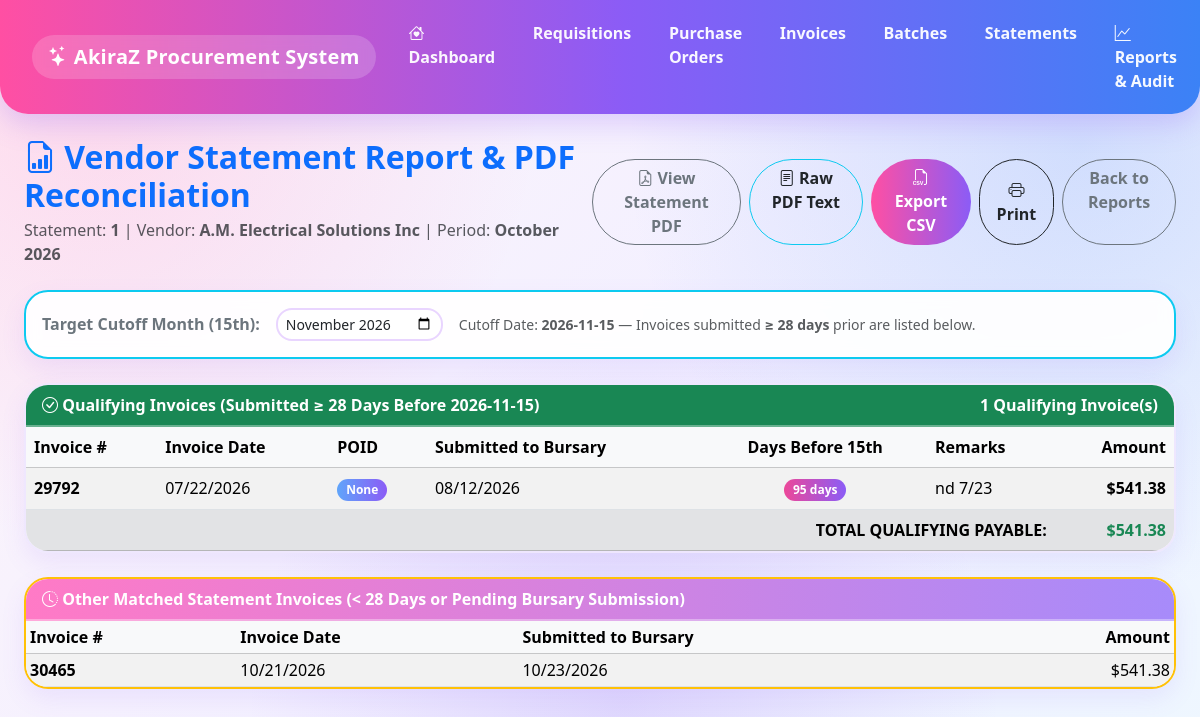
The page /statements/report/1 on the database its author committed.
### app.py (models this page shows)
class VendorStatement(db.Model):
    id = db.Column(db.Integer, primary_key=True)
    statement_number = db.Column(db.String(50), unique=True, nullable=False)
    functional_area = db.Column(db.String(100))
    vendor = db.Column(db.String(100))
    statement_period = db.Column(db.String(50))
    date_received = db.Column(db.String(20))
    amount = db.Column(db.Float, default=0.0)
    remarks = db.Column(db.Text)
    pdf_filename = db.Column(db.String(200))
    invoices = db.relationship('Invoice', backref='statement', lazy=True)

class Invoice(db.Model):
    id = db.Column(db.Integer, primary_key=True)
    invoice_number = db.Column(db.String(50), unique=True, nullable=False)
    invoice_date = db.Column(db.String(20))
    vendor_name = db.Column(db.String(100))
    invoice_amount = db.Column(db.Float, default=0.0)
    date_received = db.Column(db.String(20))
    invoice_details = db.Column(db.String(150))
    purchase_order_id = db.Column(db.Integer, db.ForeignKey('purchase_order.id'), nullable=True)
    vendor_statement_id = db.Column(db.Integer, db.ForeignKey('vendor_statement.id'), nullable=True)
    remarks = db.Column(db.Text)
    batch_summary_id = db.Column(db.Integer, db.ForeignKey('batch_summary.id'), nullable=True)
    date_sent_to_nekeisha = db.Column(db.String(20))
    date_returned_from_nekeisha = db.Column(db.String(20))
    date_sent_to_ta = db.Column(db.String(20))
    date_returned_from_ta = db.Column(db.String(20))
    date_sent_to_om = db.Column(db.String(20))
    date_returned_from_om = db.Column(db.String(20))
    date_submitted_to_bursary = db.Column(db.String(20))
    bursary_date_batch = db.Column(db.String(50))
    payment_received = db.Column(db.String(20))
    pdf_filename = db.Column(db.String(200))

### app.py (the view)
@app.route('/statements/report/<int:statement_id>', methods=['GET'])
def statement_report(statement_id):
    statement = VendorStatement.query.get_or_404(statement_id)
    target_month = request.args.get('target_month')
    ref_date = f"{target_month}-15" if target_month else None
    target_15th = get_target_15th(ref_date)
    all_invoices = Invoice.query.all()
    matched_invoices, pdf_invoices, known_inv_keys = reconcile_statement_with_invoices_section(statement, all_invoices)
    eligible_entries = get_statement_eligible_invoices(statement_id, target_15th)
    eligible_ids = {e['invoice'].id for e in eligible_entries}
    ineligible_invoices = [inv for inv in matched_invoices if inv.id not in eligible_ids]
    pdf_only_invoices = [
        p for p in pdf_invoices
        if (p.get('invoice_number') or '').strip().upper() not in known_inv_keys
    ]
    total_amount = sum((e['invoice'].invoice_amount or 0.0) for e in eligible_entries)
    return render_template(
        'statement_report.html',
        statement=statement,
        eligible_entries=eligible_entries,
        ineligible_invoices=ineligible_invoices,
        pdf_invoices=pdf_invoices,
        pdf_only_invoices=pdf_only_invoices,
        total_amount=total_amount,
        target_15th=target_15th.strftime('%Y-%m-%d'),
        selected_month=target_15th.strftime('%Y-%m'),
        format_date_us=format_date_us
    )

### app.py (called while the page is built, shortened)
@app.context_processor
def inject_app_branding():
    return {
        'app_name': 'AkiraZ Procurement System',
        'app_tagline': 'Bubbly Pink, Blue & Purple Procurement Hub'
    }

def format_date_us(val):
    if not val:
        return ''
    val_str = str(val).strip()
    try:
        dt = datetime.strptime(val_str[:10], '%Y-%m-%d')
        return dt.strftime('%m/%d/%Y')
    except ValueError:
        pass
    try:
        dt = datetime.strptime(val_str[:10], '%m/%d/%Y')
        return dt.strftime('%m/%d/%Y')
    except ValueError:
        return val_str

def read_pdf_text_with_ocr_fallback(filepath, max_pages=5):
    full_text = ""
    extraction_method = "Digital Text"
    if not filepath or not os.path.exists(filepath):
        return "", "File Not Found"

def extract_statement_invoices_from_pdf(filepath):
    full_text, method = read_pdf_text_with_ocr_fallback(filepath, max_pages=5)
    if not full_text.strip():
        print(f"Warning: No readable text extracted from statement PDF {filepath} ({method}).")
        return []

def reconcile_statement_with_invoices_section(stmt, all_invoices):
    pdf_invoices = []
    if stmt.pdf_filename:
        pdf_path = os.path.join(app.config['UPLOAD_FOLDER'], stmt.pdf_filename)
        pdf_invoices = extract_statement_invoices_from_pdf(pdf_path)
    pdf_num_map = {
        (p.get('invoice_number') or '').strip().upper(): p
        for p in pdf_invoices if (p.get('invoice_number') or '').strip()
    }
    matched_invoices = list(stmt.invoices)
    seen_ids = {inv.id for inv in matched_invoices}
    linked_any = False
    if linked_any:
        db.session.commit()
    known_inv_keys = {
        (inv.invoice_number or '').strip().upper()
        for inv in matched_invoices if inv.invoice_number
    }
    return matched_invoices, pdf_invoices, known_inv_keys

def get_target_15th(ref_date=None):
    if ref_date:
        try:
            dt = datetime.strptime(ref_date, '%Y-%m-%d').date()
            return dt.replace(day=15)
        except ValueError:
            pass
    today = date.today()
    return today.replace(day=15)

### templates/statement_report.html (shortened to what this page needs)
{% extends "base.html" %}
{% block content %}
<div class="d-flex justify-content-between align-items-center mb-4">
    <div>
        <h2 class="fw-bold text-primary mb-1"><i class="bi bi-file-earmark-bar-graph"></i> Vendor Statement Report &amp; PDF Reconciliation</h2>
        <p class="text-muted mb-0">
            Statement: <strong>{{ statement.statement_number }}</strong> | Vendor: <strong>{{ statement.vendor or 'N/A' }}</strong> | Period: <strong>{{ statement.statement_period or 'N/A' }}</strong>
        </p>
    </div>
    <div class="d-flex gap-2">
        {% if statement.pdf_filename %}
        <a href="{{ url_for('uploaded_file', filename=statement.pdf_filename) }}" target="_blank" class="btn btn-outline-secondary fw-bold">
            <i class="bi bi-file-earmark-pdf"></i> View Statement PDF
        </a>
        <a href="{{ url_for('statement_raw_text', statement_id=statement.id) }}" class="btn btn-outline-info fw-bold text-dark">
            <i class="bi bi-file-text"></i> Raw PDF Text
        </a>
        {% endif %}
        <a href="{{ url_for('export_statement_csv', statement_id=statement.id, target_month=selected_month) }}" class="btn btn-success fw-bold">
            <i class="bi bi-filetype-csv"></i> Export CSV
        </a>
        <button onclick="window.print()" class="btn btn-outline-dark fw-bold">
            <i class="bi bi-printer"></i> Print
        </button>
        <a href="{{ url_for('reports_hub', target_month=selected_month) }}" class="btn btn-outline-secondary fw-bold">Back to Reports</a>
    </div>
</div>
<div class="card shadow-sm mb-4 border-info">
    <div class="card-body py-3">
        <form method="GET" action="{{ url_for('statement_report', statement_id=statement.id) }}" class="row g-3 align-items-center">
            <div class="col-auto fw-bold text-secondary">Target Cutoff Month (15th):</div>
            <div class="col-auto">
                <input type="month" name="target_month" value="{{ selected_month }}" class="form-control form-control-sm" onchange="this.form.submit()">
            </div>
            <div class="col-auto text-muted small">
                Cutoff Date: <strong>{{ target_15th }}</strong> &mdash; Invoices submitted <strong>&ge; 28 days</strong> prior are listed below.
            </div>
        </form>
    </div>
</div>
<div class="card shadow-sm mb-4">
    <div class="card-header bg-success text-white fw-bold d-flex justify-content-between align-items-center">
        <span><i class="bi bi-check-circle"></i> Qualifying Invoices (Submitted &ge; 28 Days Before {{ target_15th }})</span>
        <span>{{ eligible_entries|length }} Qualifying Invoice(s)</span>
    </div>
    <div class="table-responsive">
        <table class="table table-hover table-striped align-middle mb-0">
            <thead class="table-light">
                <tr>
                    <th>Invoice #</th>
                    <th>Invoice Date</th>
                    <th>POID</th>
                    <th>Submitted to Bursary</th>
                    <th class="text-center">Days Before 15th</th>
                    <th>Remarks</th>
                    <th class="text-end">Amount</th>
                </tr>
            </thead>
            <tbody>
                {% for entry in eligible_entries %}
                <tr>
                    <td class="fw-bold">{{ entry.invoice.invoice_number }}</td>
                    <td>{{ format_date_us(entry.invoice.invoice_date) }}</td>
                    <td><span class="badge bg-secondary">{{ entry.invoice.purchase_order.poid if entry.invoice.purchase_order else 'None' }}</span></td>
                    <td>{{ format_date_us(entry.submission_date) }}</td>
                    <td class="text-center"><span class="badge bg-success">{{ entry.days_before_15th }} days</span></td>
                    <td>{{ entry.invoice.remarks or '' }}</td>
                    <td class="text-end fw-bold">${{ "{:,.2f}".format(entry.invoice.invoice_amount or 0) }}</td>
                </tr>
                {% else %}
                <tr>
                    <td colspan="7" class="text-center py-4 text-muted">No linked invoices met the 28-day requirement for {{ target_15th }}.</td>
                </tr>
                {% endfor %}
            </tbody>
            <tfoot>
                <tr class="table-secondary fw-bold">
                    <td colspan="6" class="text-end">TOTAL QUALIFYING PAYABLE:</td>
                    <td class="text-end text-success">${{ "{:,.2f}".format(total_amount) }}</td>
                </tr>
            </tfoot>
        </table>
    </div>
</div>
{% if ineligible_invoices %}
<div class="card shadow-sm mb-4 border-warning">
    <div class="card-header bg-warning text-dark fw-bold">
        <i class="bi bi-clock-history"></i> Other Matched Statement Invoices (&lt; 28 Days or Pending Bursary Submission)
    </div>
    <div class="table-responsive">
        <table class="table table-sm table-striped align-middle mb-0">
            <thead class="table-light">
                <tr>
                    <th>Invoice #</th>
                    <th>Invoice Date</th>
                    <th>Submitted to Bursary</th>
                    <th class="text-end">Amount</th>
                </tr>
            </thead>
            <tbody>
                {% for inv in ineligible_invoices %}
                <tr>
                    <td class="fw-bold">{{ inv.invoice_number }}</td>
                    <td>{{ format_date_us(inv.invoice_date) }}</td>
                    <td>{{ format_date_us(inv.date_submitted_to_bursary) or 'Not Submitted' }}</td>
                    <td class="text-end">${{ "{:,.2f}".format(inv.invoice_amount or 0) }}</td>
                </tr>
                {% endfor %}
            </tbody>
        </table>
    </div>
</div>
{% endif %}
{% endblock %}

### templates/base.html (style rules this page uses)
:root { --akira-pink: #ff4fa3; --akira-pink-soft: #ffe6f2; --akira-blue: #3b82f6; --akira-blue-soft: #e0f2fe; --akira-purple: #8b5cf6; --akira-purple-soft: #f3e8ff; --akira-ink: #2d1b4e; }
body { min-height: 100vh; color: var(--akira-ink); background: radial-gradient(circle at 8% 12%, rgba(255, 79, 163, 0.16), transparent 34%), radial-gradient(circle at 90% 18%, rgba(59, 130, 246, 0.18), transparent 36%), radial-gradient(circle at 52% 88%, rgba(139, 92, 246, 0.18), transparent 40%), linear-gradient(135deg, #fff5fa 0%, #f3f0ff 50%, #eef7ff 100%); font-family: 'Segoe UI', system-ui, -apple-system, sans-serif; }
.card { border: 2px solid rgba(139, 92, 246, 0.14); border-radius: 24px !important; background: rgba(255, 255, 255, 0.92); backdrop-filter: blur(8px); box-shadow: 0 10px 24px rgba(139, 92, 246, 0.10), inset 0 1px 0 rgba(255, 255, 255, 0.8) !important; transition: transform 0.2s ease, box-shadow 0.2s ease; }
.card-header { border-radius: 22px 22px 0 0 !important; border-bottom: 2px solid rgba(255, 255, 255, 0.35); }
.card-header.bg-warning { background: linear-gradient(90deg, #ff7ac6 0%, #a78bfa 100%) !important; color: #ffffff !important; }
.btn { border-radius: 999px !important; padding-left: 1.05rem; padding-right: 1.05rem; font-weight: 700; transition: transform 0.15s ease, box-shadow 0.15s ease; }
.btn-success { background: linear-gradient(90deg, #ff4fa3 0%, #8b5cf6 100%); border: none; }
.form-control, .form-select { border-radius: 16px !important; border: 2px solid #e9d5ff; background-color: #ffffff; }
.table-responsive { border-radius: 0 0 22px 22px; }
.badge { border-radius: 999px; padding: 0.4em 0.75em; font-weight: 700; }
.badge.bg-success { background: linear-gradient(90deg, #ec4899 0%, #8b5cf6 100%) !important; }
.badge.bg-secondary { background: linear-gradient(90deg, #60a5fa 0%, #8b5cf6 100%) !important; }

### rows shown on the page
VendorStatement: statement_number "1", vendor "A.M. Electrical Solutions Inc", statement_period "October 2026"
Invoice: invoice.invoice_number "29792", invoice_date "07/22/2026", invoice.purchase_order "None", date_submitted_to_bursary "08/12/2026", days_before_15th "95", invoice "nd 7/23", invoice "541.38"
Invoice: invoice_number "30465", invoice_date "10/21/2026", date_submitted_to_bursary "10/23/2026", invoice_amount "541.38"

### other values the page prints
{{ app_name or 'AkiraZ Procurement System' }} "AkiraZ Procurement System"
{{ target_15th }} "2026-11-15"
{{ eligible_entries|length }} "1"
{{ "{:,.2f}".format(total_amount) }} "541.38"
